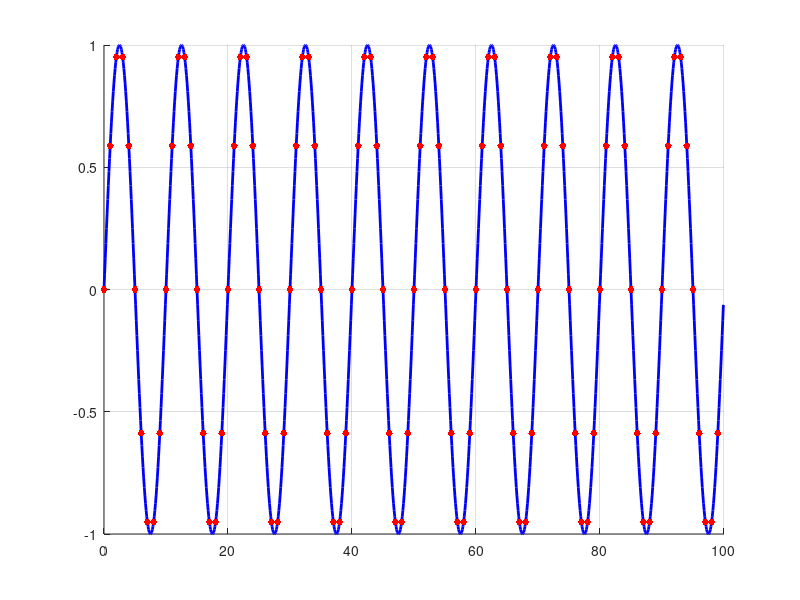
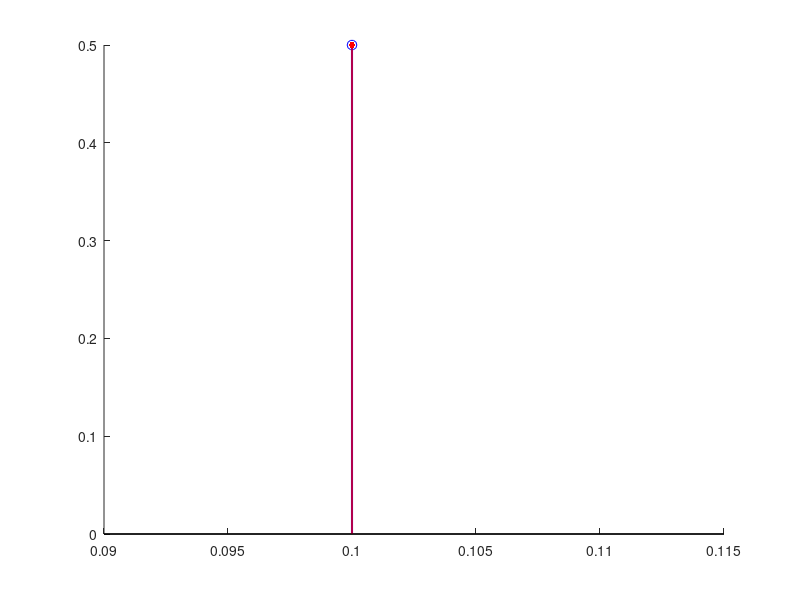

MATLAB code for these plots, in order: (Note: this script raises an error after producing the figures.)
clear
close all

fs = 1;
ts = 1/fs;
N = 100;
t_sampled = (0:N-1)*ts;
OS = 10;
t_cont = (0:N*OS-1)*(ts/OS);

for f1 = [0.1,0.4,0.6]
    x = @(t) sin(2*pi*f1*t);
    x_cont = x(t_cont);
    x_sampled = x(t_sampled); 

    X_cont = 1/(N*OS)*fft(x_cont);
    X_sampled = 1/N*fft(x_sampled);
    f_cont = (0:N*OS-1)*(fs*OS)/(N*OS);
    f_sampled = (0:N-1)*fs/N;

    X_cont = X_cont(1:end/2);
    X_sampled = X_sampled(1:end/2);
    f_cont = f_cont(1:end/2);
    f_sampled = f_sampled(1:end/2);

    figure
    hold on
    plot(t_cont,x_cont,'b-','Linewidth',2)
    plot(t_sampled,x_sampled,'r.','Markersize',15)
    grid on

    figure('Position',[258,246,705,420])
    hold on
    stem(f_cont(abs(X_cont) > 1e-8),abs(X_cont(abs(X_cont) > 1e-8)),'bo','Linewidth',1.5,'Markersize',7,'Displayname','Actual')
    stem(f_sampled(abs(X_sampled) > 1e-8),abs(X_sampled(abs(X_sampled) > 1e-8)),'r.','Linewidth',1,'Markersize',13,'Displayname','Sampled')
    xline(fs/2,'Linewidth',2,'Displayname','Nyquist frequency');
    grid on
    xlim([0,fs])
    legend('Location','Northeast','Fontsize',12)
    ylim([0,0.6])
    % xlabel("")
    set(gca, 'XTick', []);
    set(gca, 'YTick', []);
    xlabel('Frequency')
    ylabel('Magnitude')
    set(gca,'Fontsize',12)
    print(gcf,"pictures/nyquist_shannon_" + f1 + ".jpg","-djpeg")
end

%%
f1 = 0.05;
x = @(t) sin(2*pi*f1*t);

for N1 = [20,25]
t1 = (0:N1-1)*ts;
f1 = (0:N1-1)*fs/N1;
x1 = x(t1);
X1 = 1/N1*fft(x1);

figure
subplot(2,1,1)
plot(t1,x1,'r.--','Markersize',15)
xlabel('Time')
ylabel('Signal')
set(gca, 'XTick', []);
set(gca, 'YTick', []);
set(gca,'Fontsize',12)
subplot(2,1,2)
stem(f1,abs(X1),'r.','Markersize',13)
xlim([0,0.5])
xlabel('Frequency')
ylabel('Magnitude')
set(gca, 'XTick', []);
set(gca, 'YTick', []);
set(gca,'Fontsize',12)
print(gcf,"pictures/leakage_" + N1 + ".jpg","-djpeg")
end